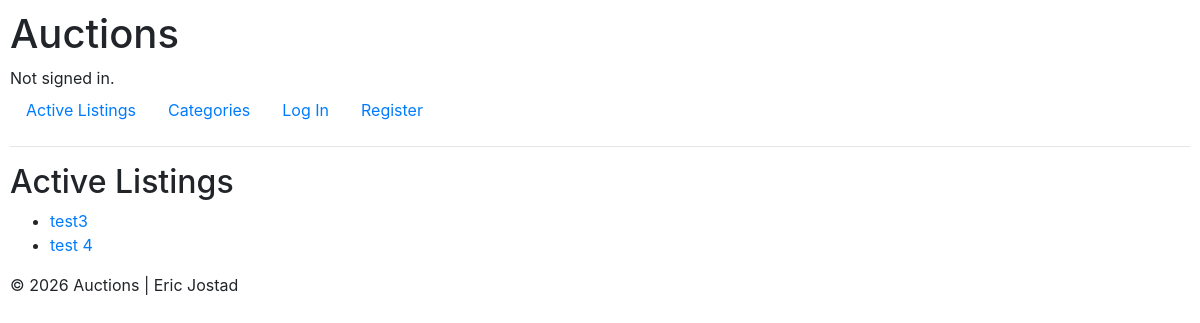
The app's page /, older data.
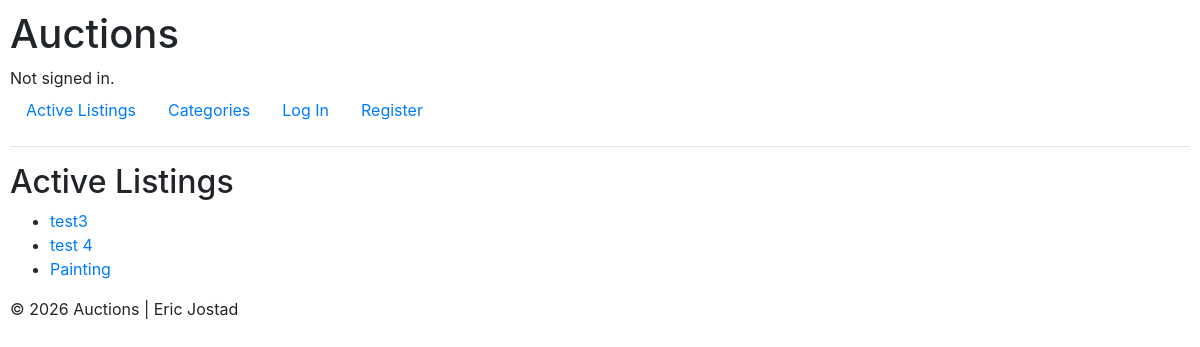
The same page, newer data.
### auctions/models.py (models this page shows)
class Auction(models.Model):
    user = models.ForeignKey(User, on_delete=models.CASCADE)
    title = models.CharField(max_length=150, default="Enter auction title")
    description = models.TextField(
        blank=True, default="Enter auction description")
    starting_bid = models.DecimalField(
        max_digits=10, decimal_places=2, default=0.0)
    image_url = models.URLField(blank=True, default="Paste image URL here")
    category = models.CharField(
        max_length=64, blank=True, default="")

### auctions/views.py (the view)
# urls.py: path("", views.index, name="index"),
def index(request):
    auction = Auction.objects.all()
    return render(request, "auctions/index.html", {
        "auctions": auction
    })

### auctions/templates/auctions/index.html
{% extends "auctions/layout.html" %}
{% block body %}
    <h2>Active Listings</h2>
    <ul>
        {% for auction in auctions %}
            <li>
                <a href="{% url 'auctions:listing' auction.id auction.title %}">{{ auction.title }}</a>
            </li>
        {% empty %}
            <li>No active listings.</li>
        {% endfor %}
    </ul>
{% endblock %}

Row changes from the older to the newer data that the page shows:
added Auction: title "Painting"
